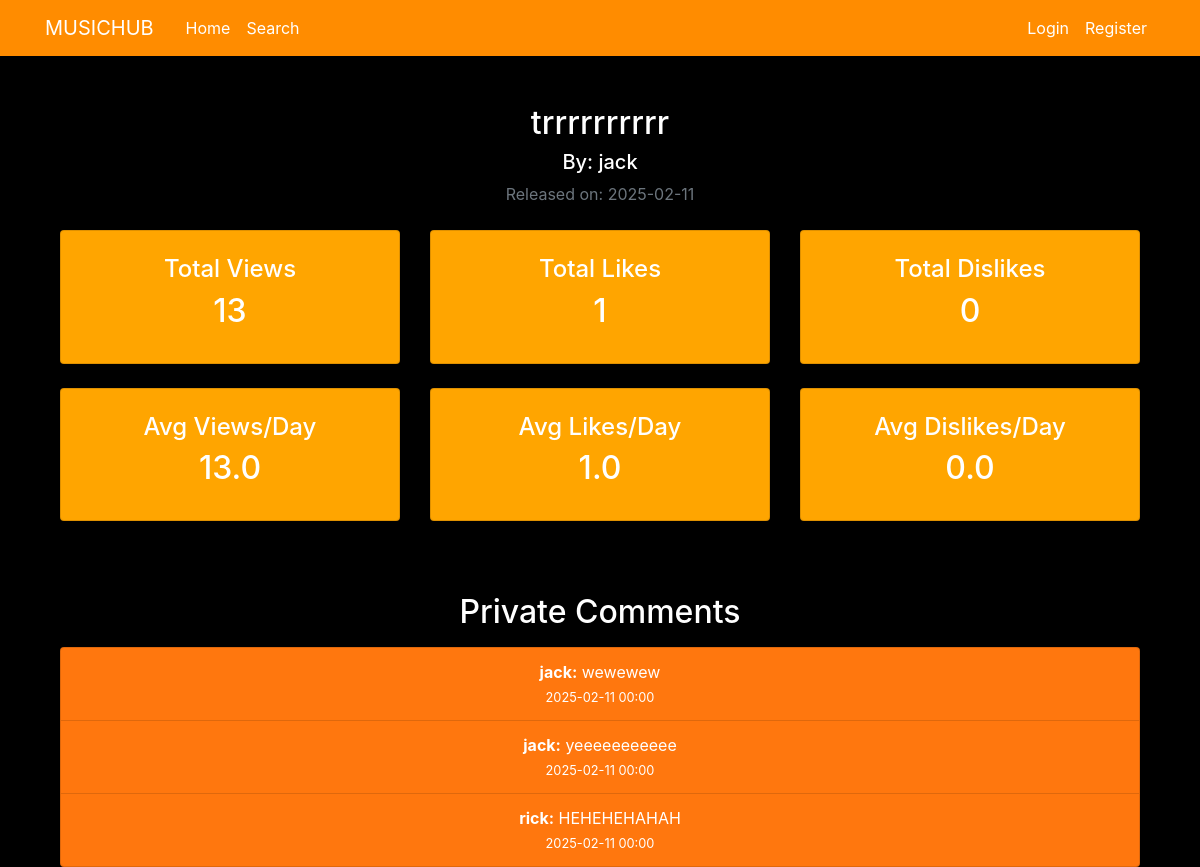
Screenshot of /music/13/detail with the database file from the repository.
### musicapp/models.py (models this page shows, shortened)
class Music(db.Model):
    id = db.Column(db.Integer, primary_key=True)
    title = db.Column(db.String(40), nullable=False)
    creator_id = db.Column(db.Integer, db.ForeignKey('user.id'), nullable=False)
    cover_image_file = db.Column(db.String(100), nullable=False, default='default_cover.jpg')  # Default cover
    upload_date = db.Column(db.Date, nullable=False, default=datetime.utcnow)
    genre_id = db.Column(db.Integer, db.ForeignKey('genre.id'))
    shareable = db.Column(db.Boolean, default=True)
    premium = db.Column(db.Boolean, default=False)

class User(db.Model, UserMixin):
    id = db.Column(db.Integer, primary_key=True)
    username = db.Column(db.String(20), unique=True, nullable=False)
    image_file = db.Column(db.String(20), nullable=False, default='default.jpg')
    password = db.Column(db.String(60), nullable=False)
    role = db.Column(db.String(10), nullable=False, default='user')  # 'user' or 'creator'
    bank_details = db.Column(db.String(50), nullable=True)  # Only for creators

class MusicMetrics(db.Model):
    music_id = db.Column(db.Integer, db.ForeignKey('music.id'), primary_key=True)
    like_count = db.Column(db.Integer, default=0)
    dislike_count = db.Column(db.Integer, default=0)
    view_count = db.Column(db.Integer, default=0)

class Comment(db.Model):
    id = db.Column(db.Integer, primary_key=True)
    date = db.Column(db.Date, nullable=False, default=datetime.utcnow)
    user_id = db.Column(db.Integer, db.ForeignKey('user.id'), nullable=False)
    music_id = db.Column(db.Integer, db.ForeignKey('music.id'), nullable=False)
    content = db.Column(db.String(255), nullable=False)

### musicapp/routes.py (the view)
@bp.route("/music/<int:music_id>/detail")
def music_detail(music_id):
    music = Music.query.get_or_404(music_id)
    music_creator = User.query.get(music.creator_id).username
    metrics = MusicMetrics.query.get(music_id)
    comments = Comment.query.filter_by(music_id=music.id).all()
    commentors = [User.query.get(comment.user_id).username for comment in comments]
    if not metrics:
        metrics = MusicMetrics(music_id=music.id)
        db.session.add(metrics)
        db.session.commit()
    days_since_release = (datetime.utcnow().date() - music.upload_date).days
    days_since_release = max(days_since_release, 1)  # Prevent division by zero
    avg_views_per_day = round(metrics.view_count / days_since_release, 2)
    avg_likes_per_day = round(metrics.like_count / days_since_release, 2)
    avg_dislikes_per_day = round(metrics.dislike_count / days_since_release, 2)
    return render_template(
        "musicdetail.html",
        music=music,
        music_creator=music_creator,
        music_metrics=metrics,
        avg_views_per_day=avg_views_per_day,
        avg_likes_per_day=avg_likes_per_day,
        avg_dislikes_per_day=avg_dislikes_per_day,
        comments = comments,
        commentors = commentors
    )

### musicapp/templates/musicdetail.html
{% extends "layout.html" %}
{% block content %}
<div class="container text-center mt-4">
    <h2>{{ music.title }}</h2>
    <h5>By: {{ music_creator }}</h5>
    <p class="text-muted">Released on: {{ music.upload_date.strftime('%Y-%m-%d') }}</p>
    <div class="row mt-4">
        <div class="col-md-4">
            <div class="card p-4 shadow">
                <h4>Total Views</h4>
                <h2>{{ music_metrics.view_count }}</h2>
            </div>
        </div>
        <div class="col-md-4">
            <div class="card p-4 shadow">
                <h4>Total Likes</h4>
                <h2>{{ music_metrics.like_count }}</h2>
            </div>
        </div>
        <div class="col-md-4">
            <div class="card p-4 shadow">
                <h4>Total Dislikes</h4>
                <h2>{{ music_metrics.dislike_count }}</h2>
            </div>
        </div>
    </div>
    <div class="row mt-4">
        <div class="col-md-4">
            <div class="card p-4 shadow">
                <h4>Avg Views/Day</h4>
                <h2>{{ avg_views_per_day }}</h2>
            </div>
        </div>
        <div class="col-md-4">
            <div class="card p-4 shadow">
                <h4>Avg Likes/Day</h4>
                <h2>{{ avg_likes_per_day }}</h2>
            </div>
        </div>
        <div class="col-md-4">
            <div class="card p-4 shadow">
                <h4>Avg Dislikes/Day</h4>
                <h2>{{ avg_dislikes_per_day }}</h2>
            </div>
        </div>
    </div>
    <h2 class ="mt-5 pt-4">Private Comments</h2>
    {% if comments %}
        <ul class="list-group mt-3">
            {% for comment in comments %}
                <li class="orange list-group-item">
                    <strong>{{ commentors[loop.index0] }}:</strong> {{ comment.content }} <br>
                    <small class="">{{ comment.date.strftime('%Y-%m-%d %H:%M') }}</small>
                </li>
            {% endfor %}
        </ul>
    {% else %}
        <p class="text-muted">No comments yet.</p>
    {% endif %}
</div>
{% endblock %}

### musicapp/static/main.css (style rules this page uses)
body { background: #000000; color: #ffffff; margin-top: 5rem; }
h1, h2, h3, h4, h5, h6 { color: #ffffff; }
.orange { background: #ff770e; }
.card { background: #FFA500; }

### rows the page displays
Music: title "trrrrrrrrrr", upload_date "2025-02-11"
User: username "jack"
MusicMetrics: view_count "13", like_count "1", dislike_count "0"
Comment: content "wewewew", date "2025-02-11 00:00"
Comment: content "yeeeeeeeeeee", date "2025-02-11 00:00"
Comment: content "HEHEHEHAHAH", date "2025-02-11 00:00"
User: username "rick"

### other values shown
{{ avg_views_per_day }} "13.0"
{{ avg_likes_per_day }} "1.0"
{{ avg_dislikes_per_day }} "0.0"
